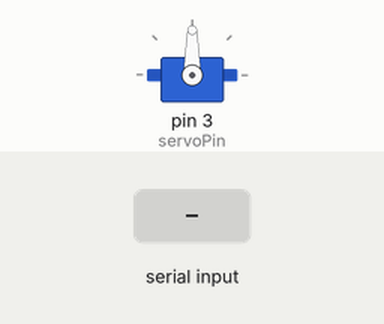
Bench run of a sketch on a simulated Arduino Uno, built with avr-gcc and run on an emulated ATmega328P. Shown: servo. The test bench sets the inputs (shaded band).

Above: at 1.2 s.
1.3 s: "H" received over Serial
At 1.6 s:
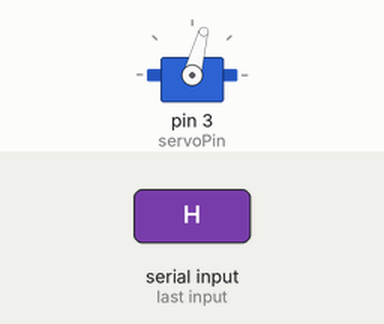
2.8 s: "M" received over Serial
At 3.9 s:
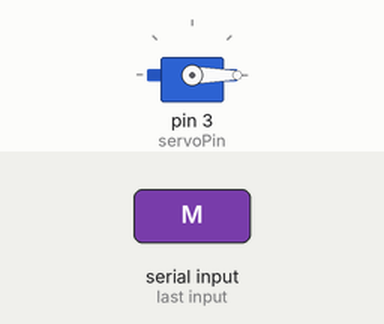
4.3 s: "F" received over Serial
At 5.1 s:
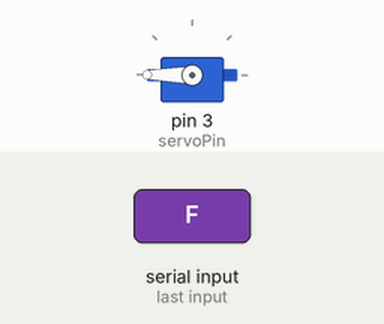
5.8 s: "L" received over Serial
At 6.2 s:
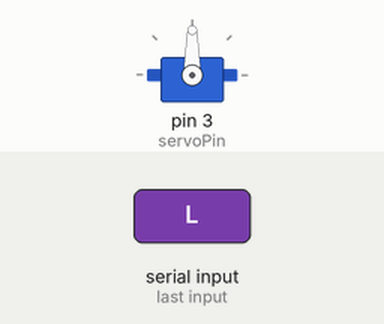
Timing chart, 0 to 8.3 s (numbered marks = the images above; inputs shaded):
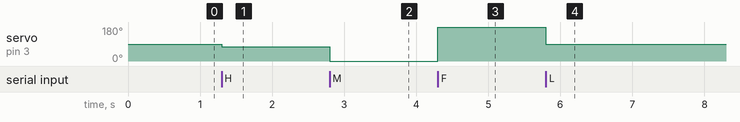

Measured:
- after the input at 1.3 s, servo on pin 3 (servoPin): 90° → 75° at once
- after the input at 2.8 s, servo on pin 3 (servoPin): 75° → 0° at once
- after the input at 4.3 s, servo on pin 3 (servoPin): 0° → 180° at once
- after the input at 5.8 s, servo on pin 3 (servoPin): 180° → 90° at once

The sketch:

node_sketch_servo.ino
```cpp
#include <Servo.h>;
//# define TURN_TIME 2
 //serial read
 int incomingByte;
 // servo pin
 const int servoPin = 3;
 Servo servo;

void setup()
{
  // initialize serial communication:
  Serial.begin(9600);
  servo.attach (servoPin);
  servo.write(90); // 0 means max speed clockwise, 90 means no motion, 180 means max speed counter-clockwise


}
void loop()
{

  if (Serial.available() > 0)
  {
    incomingByte = Serial.read();
    }

  if(incomingByte == 'H'){
    servo.write (75); // rotate clockwise at 1/6 speed
  }
  if (incomingByte == 'L') {
    servo.write(90);// stop the servo
  }
  if(incomingByte == 'M'){
    servo.write (0);
  }
  if(incomingByte == 'F'){
    servo.write (180);
  }
}
```
